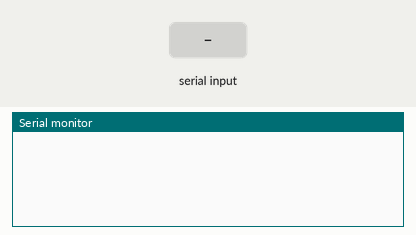
The sketch below on a simulated Arduino Uno, built with avr-gcc and run on an emulated ATmega328P. On the bench: the last lines printed to the serial monitor. The test bench sets the inputs (shaded band). The modem accepts every AT command (registered, SIM ready, sends succeed) and sends nothing else.

Above: at 1.2 s.
1.3 s: "#" received over Serial
At 2.5 s:
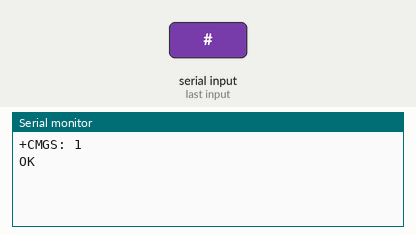
2.8 s: "#" received over the second serial link
At 3.3 s:
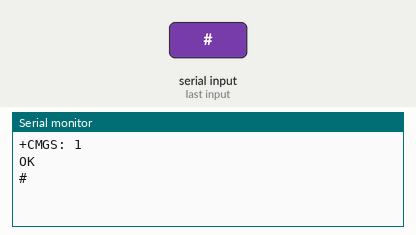
4.3 s: "1" received over the second serial link
At 5.6 s:
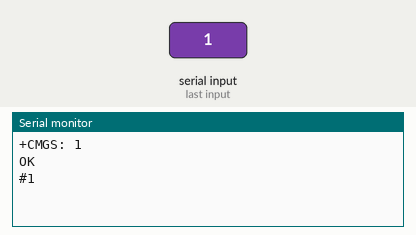

Measured:
- after the input at 1.3 s, the serial monitor: prints a new line at once (image 1)
- after the input at 2.8 s, the serial monitor: prints a new line at once (image 2)
- after the input at 4.3 s, the serial monitor: prints a new line at once (image 3)

The sketch:

newgsm_test1.ino
```cpp
// for gsm test

#include<SoftwareSerial.h>
SoftwareSerial gsm(7,8); //(gsmTX,RX) of arduino
void setup()
{
  Serial.begin(9600);
  gsm.begin(9600);
}
void loop()
{
  if(gsm.available())
  {
    Serial.write(gsm.read());
  }
  if(Serial.available())
  {
    byte a=Serial.read();
    if(a=='#')
    {
      gsm.write( 0x1a );  //hex of ctr+z
    }
    else
    {
      gsm.write(a);
    }
  }
}


// for message

//#include<SoftwareSerial.h>
//SoftwareSerial gsm(7,8);
//
//void setup()
//{
//  delay(10000);
//  Serial.begin(9600);
//  gsm.begin(9600);
//  gsm.println("AT+CMGF=1");   // AT+CMGF=1 turn on message send mode
//  delay(1000);
//  gsm.println("AT+CMGS=\"+91xxxxxxxxxx\"\r"); //replace x by your number
//  delay(1000);
//  gsm.println("hello");
//  delay(100);
//  gsm.println((char)26);
//  delay(1000);
//}
//void loop()
//{
//
//}


//// for call
//
//#include<SoftwareSerial.h>
//SoftwareSerial gsm(7,8);
//
//void setup()
//{
//  delay(10000);
//  Serial.begin(9600);
//  gsm.begin(9600);
//  gsm.println("ATDxxxxxxxxxx;"); //replace x by your number
//  delay(100);
//  gsm.println("ATH");     // to dissconect call, ATD to call last number
//}
//void loop()
//{
//
//}
```
